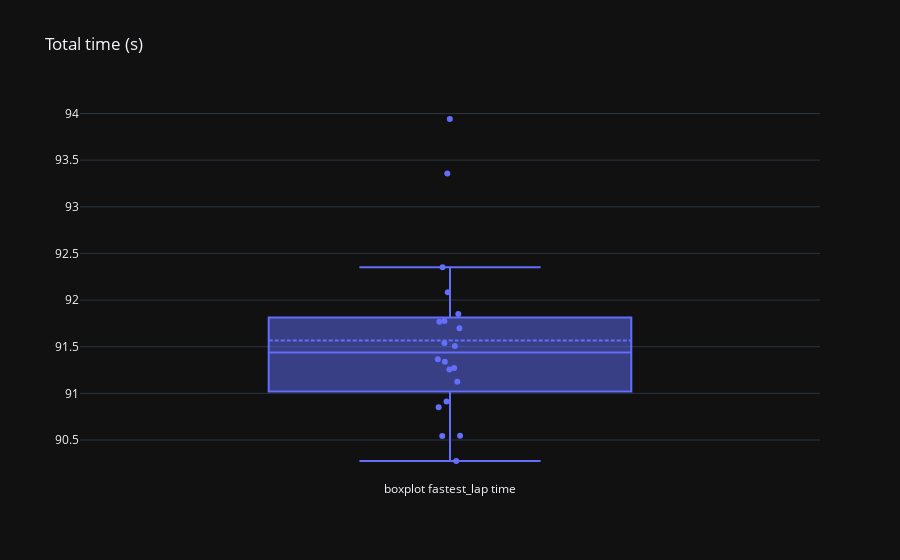

Notebook source saved alongside this figure:
### Code cell
fig = go.Figure(layout=go.Layout(title="Total time (s)", template="plotly_dark"))
fig.add_trace(go.Box(y=last_gp["best_lap"], name="boxplot fastest_lap time", boxpoints="all", jitter=0.1, pointpos=0, boxmean=True, text=last_gp["pilot"]))

### Figure 1 — Plotly figure (JSON) as saved in the notebook; plotly's stock layout.template omitted (floating-point values rounded to 4 significant figures)
{"data": [{"boxmean": true, "boxpoints": "all", "jitter": 0.1, "name": "boxplot fastest_lap time", "pointpos": 0, "text": ["ver", "nor", "ham", "pia", "rus", "per", "alo", "alb", "lec", "sai", "sar", "bot", "hul", "str", "zho", "tsu", "dev", "gas", "mag", "oco"], "type": "box", "y": [90.28, 90.54, 90.55, 90.85, 91.12, 90.91, 91.34, 91.27, 91.25, 91.37, 91.7, 91.85, 91.78, 91.51, 91.77, 92.08, 92.35, 91.54, 93.36, 93.94]}], "layout": {"title": {"text": "Total time (s)"}}}
